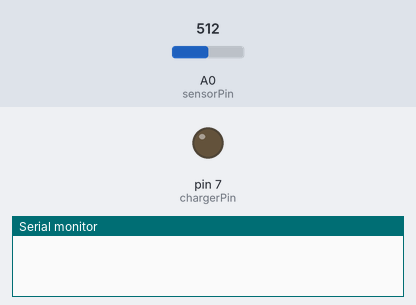
The sketch below on a simulated Arduino Uno, built with avr-gcc and run on an emulated ATmega328P. Parts: output pins drawn as LEDs (lit = HIGH), the last lines printed to the serial monitor. Inputs (shaded band) come from the test bench; at power-on: A0 (sensorPin) = 512.

Above: at 1.2 s.
1.3 s: A0 (sensorPin) set to 544
2.8 s: A0 (sensorPin) set to 568
At 3.4 s:
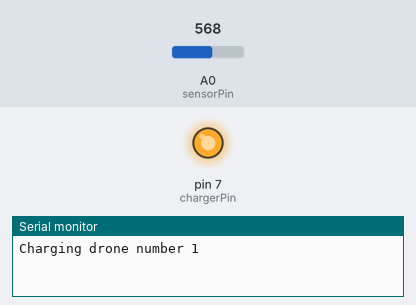
Timing chart, 0 to 5.8 s (numbered marks = the images above; inputs shaded):
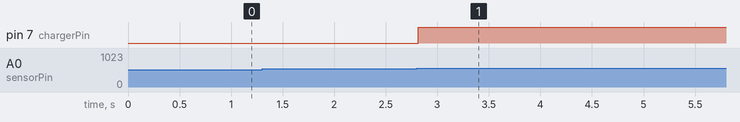

Measured:
- the behaviour switches between 555 and 556 on A0 (sensorPin) (found by bisection; images 0 and 1)
- after the input at 1.3 s, every drawn part: stays the same
- after the input at 2.8 s, pin 7 (chargerPin): LOW → HIGH at once

The sketch:

drone_charging_sketch.ino
```cpp
const int sensorPin = A0;  // IR Distance sensor input after conditioning
const int chargerPin = 7;  // LED output

enum ChargingStatus {DRONE_ABSENT, DRONE_PRESENT};
ChargingStatus droneChargingState = DRONE_ABSENT;
int droneCount = 0;

#define DRONE_ARRIVED_THRESHOLD_CM 24
#define DRONE_DEPART_THRESHOLD_CM 26

void setup() {
  pinMode(sensorPin, INPUT);       // Configure this pin as an input
  pinMode(chargerPin, OUTPUT);     // Configure the pin as an output
  digitalWrite(chargerPin, LOW);   // Initially set to LOW

  Serial.begin(115200);            // Start the serial monitor
}

// Repeatedly read the A0 ADC, and send the ADC value
// through the serial output
void loop() {
  int adcValue = analogRead(sensorPin);
  float sensorVoltage = float(adcValue) * 5 / 1023;
  float objectDistance_cm = 3.5 * 11.425 * pow(sensorVoltage, -0.511);

  switch (droneChargingState) {
    case DRONE_ABSENT:
      if (objectDistance_cm < DRONE_ARRIVED_THRESHOLD_CM) {
        digitalWrite(chargerPin, HIGH);
        droneCount++;
        Serial.print("Charging drone number ");
        Serial.println(droneCount);
        droneChargingState = DRONE_PRESENT;
      }
      break;
    case DRONE_PRESENT:
      if (objectDistance_cm > DRONE_DEPART_THRESHOLD_CM) {
        digitalWrite(chargerPin, LOW);
        Serial.println("Drone has departed. Charger turned off. ");
        droneChargingState = DRONE_ABSENT;
      }
      break;
  }

  delay(100);
}
```
